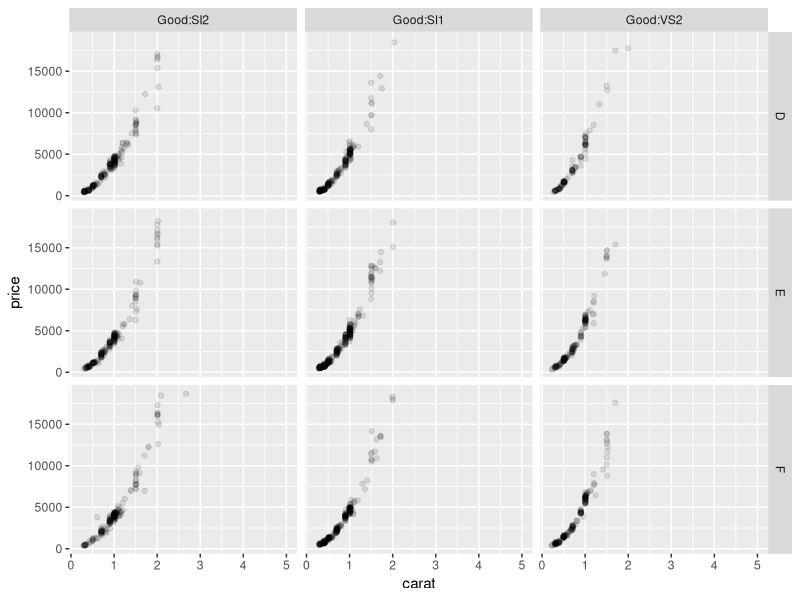

This chart was generated by the following R code:
library(ggforce)


### Name: facet_grid_paginate
### Title: Split facet_grid over multiple plots
### Aliases: facet_grid_paginate

### ** Examples

# Draw a small section of the grid
ggplot(diamonds) +
  geom_point(aes(carat, price), alpha = 0.1) +
  facet_grid_paginate(color ~ cut:clarity, ncol = 3, nrow = 3, page = 4)
